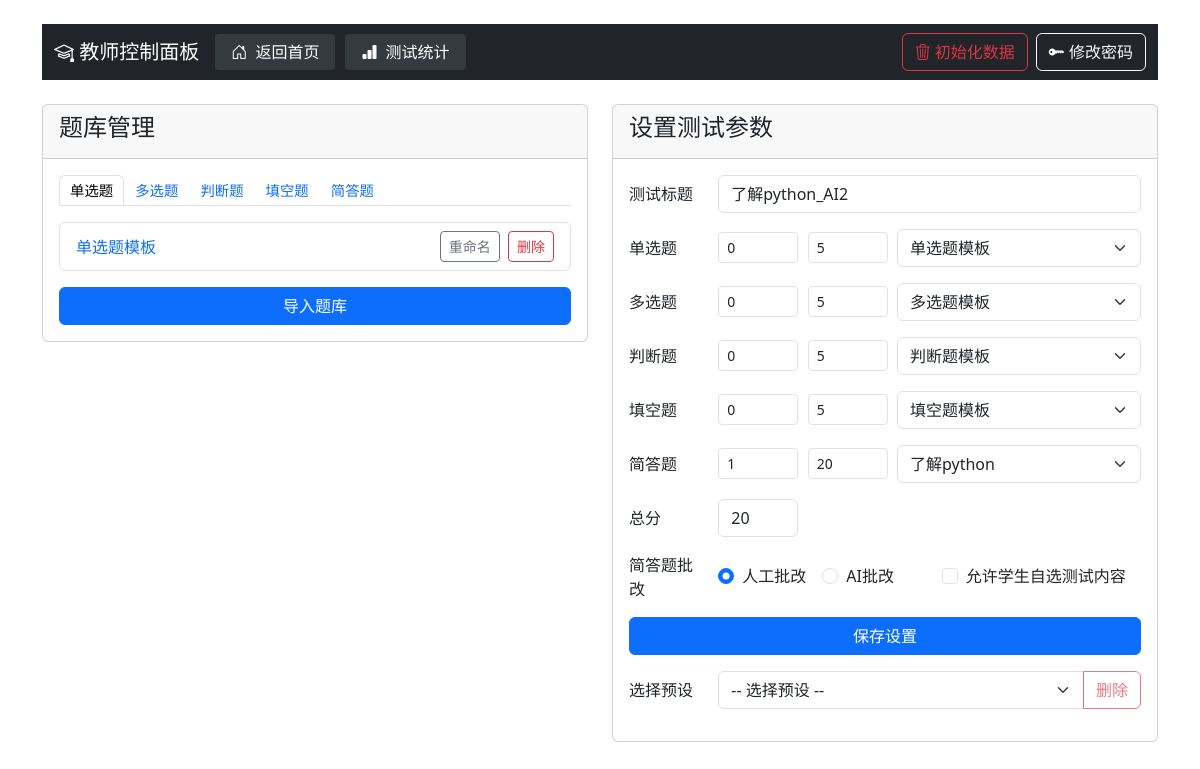
/teacher/dashboard (signed in), run on an earlier commit of the app's database.
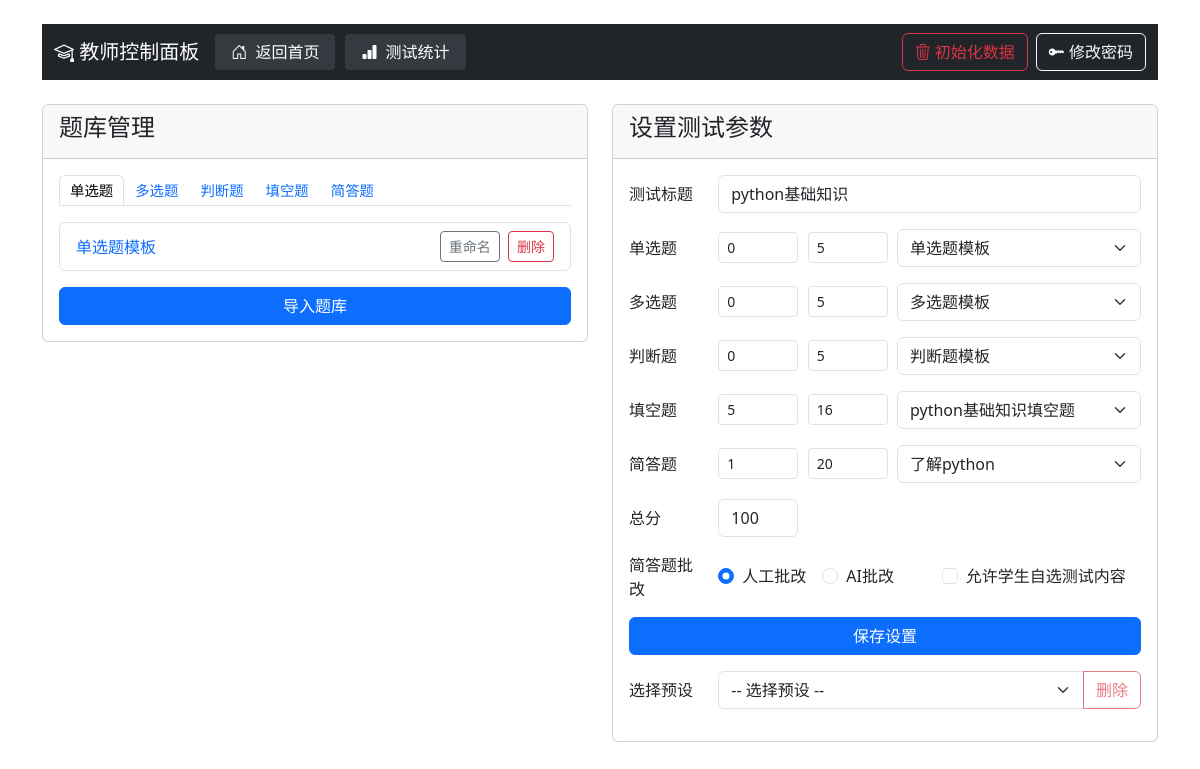
And on a later commit of the database.
### app.py (models this page shows)
class Test(db.Model):
    id = db.Column(db.Integer, primary_key=True)
    title = db.Column(db.String(200), nullable=False)
    single_choice_count = db.Column(db.Integer, default=0)
    multiple_choice_count = db.Column(db.Integer, default=0)
    true_false_count = db.Column(db.Integer, default=0)
    fill_blank_count = db.Column(db.Integer, default=0)
    short_answer_count = db.Column(db.Integer, default=0)
    single_choice_score = db.Column(db.Integer, default=0)
    multiple_choice_score = db.Column(db.Integer, default=0)
    true_false_score = db.Column(db.Integer, default=0)
    fill_blank_score = db.Column(db.Integer, default=0)
    short_answer_score = db.Column(db.Integer, default=0)
    total_score = db.Column(db.Integer, nullable=False)
    created_at = db.Column(db.DateTime, default=datetime.utcnow)
    is_active = db.Column(db.Boolean, default=True)
    single_choice_bank_id = db.Column(db.Integer)
    multiple_choice_bank_id = db.Column(db.Integer)
    true_false_bank_id = db.Column(db.Integer)
    fill_blank_bank_id = db.Column(db.Integer)
    short_answer_bank_id = db.Column(db.Integer)
    allow_student_choice = db.Column(db.Boolean, default=False)
    short_answer_grading_method = db.Column(db.String(20), default='manual')  # 'manual' 或 'ai'

### app.py (the view)
@app.route('/teacher/dashboard')
def teacher_dashboard():
    if 'role' not in session or session['role'] != 'teacher':
        return redirect(url_for('teacher_login'))
    last_test = Test.query.order_by(Test.created_at.desc()).first()
    single_choice_questions = Question.query.filter_by(question_type='single_choice').all()
    multiple_choice_questions = Question.query.filter_by(question_type='multiple_choice').all()
    true_false_questions = Question.query.filter_by(question_type='true_false').all()
    fill_blank_questions = Question.query.filter_by(question_type='fill_blank').all()
    short_answer_questions = Question.query.filter_by(question_type='short_answer').all()
    return render_template('teacher_dashboard.html',
                         last_test=last_test,
                         single_choice_questions=single_choice_questions,
                         multiple_choice_questions=multiple_choice_questions,
                         true_false_questions=true_false_questions,
                         fill_blank_questions=fill_blank_questions,
                         short_answer_questions=short_answer_questions,
                         last_import_filename=session.get('last_import_filename'),
                         last_import_filepath=session.get('last_import_filepath'))

### templates/teacher_dashboard.html (shortened to what the changed rows need)
<!DOCTYPE html>
<html lang="zh">
<head>
    <link href="{{ url_for('static', filename='bootstrap/css/bootstrap.min.css') }}" rel="stylesheet">
    <link href="{{ url_for('static', filename='bootstrap-icons/font/bootstrap-icons.css') }}" rel="stylesheet">
</head>
<body class="container mt-4">
    <div class="row mt-4">
        <div class="col-md-6">
            <div class="card">
                <div class="card-body">
                    <form id="testSettingsForm" action="{{ url_for('save_test_settings') }}" method="post">
                        <div class="mb-3">
                            <div class="row align-items-center">
                                <div class="col-md-10">
                                    <input type="text" class="form-control" id="test_title" name="test_title" value="{{ last_test.title if last_test else '2025信息技术合格考练习题' }}" required>
                                </div>
                            </div>
                        </div>
                        <div class="mb-3">
                            <div class="row align-items-center">
                                <div class="col-md-2">
                                    <input type="number" class="form-control form-control-sm" name="single_choice_count" value="{{ last_test.single_choice_count if last_test else 20 }}" min="0" placeholder="数量" style="width: 80px;">
                                </div>
                                <div class="col-md-2">
                                    <input type="number" class="form-control form-control-sm" name="single_choice_score" value="{{ last_test.single_choice_score if last_test else 4 }}" min="0" placeholder="分值" style="width: 80px;">
                                </div>
                                <div class="col-md-6">
                                    <select class="form-select" name="single_choice_bank" data-selected="{{ last_test.single_choice_bank_id if last_test else '' }}">
                                        <option value="">选择题库</option>
                                    </select>
                                </div>
                            </div>
                        </div>
                        <div class="mb-3">
                            <div class="row align-items-center">
                                <div class="col-md-2">
                                    <input type="number" class="form-control form-control-sm" name="multiple_choice_count" value="{{ last_test.multiple_choice_count if last_test else 1 }}" min="0" placeholder="数量" style="width: 80px;">
                                </div>
                                <div class="col-md-2">
                                    <input type="number" class="form-control form-control-sm" name="multiple_choice_score" value="{{ last_test.multiple_choice_score if last_test else 5 }}" min="0" placeholder="分值" style="width: 80px;">
                                </div>
                                <div class="col-md-6">
                                    <select class="form-select" name="multiple_choice_bank" data-selected="{{ last_test.multiple_choice_bank_id if last_test else '' }}">
                                        <option value="">选择题库</option>
                                    </select>
                                </div>
                            </div>
                        </div>
                        <div class="mb-3">
                            <div class="row align-items-center">
                                <div class="col-md-2">
                                    <input type="number" class="form-control form-control-sm" name="true_false_count" value="{{ last_test.true_false_count if last_test else 2 }}" min="0" placeholder="数量" style="width: 80px;">
                                </div>
                                <div class="col-md-2">
                                    <input type="number" class="form-control form-control-sm" name="true_false_score" value="{{ last_test.true_false_score if last_test else 3 }}" min="0" placeholder="分值" style="width: 80px;">
                                </div>
                                <div class="col-md-6">
                                    <select class="form-select" name="true_false_bank" data-selected="{{ last_test.true_false_bank_id if last_test else '' }}">
                                        <option value="">选择题库</option>
                                    </select>
                                </div>
                            </div>
                        </div>
                        <div class="mb-3">
                            <div class="row align-items-center">
                                <div class="col-md-2">
                                    <input type="number" class="form-control form-control-sm" name="fill_blank_count" value="{{ last_test.fill_blank_count if last_test else 1 }}" min="0" placeholder="数量" style="width: 80px;">
                                </div>
                                <div class="col-md-2">
                                    <input type="number" class="form-control form-control-sm" name="fill_blank_score" value="{{ last_test.fill_blank_score if last_test else 9 }}" min="0" placeholder="分值" style="width: 80px;">
                                </div>
                                <div class="col-md-6">
                                    <select class="form-select" name="fill_blank_bank" data-selected="{{ last_test.fill_blank_bank_id if last_test else '' }}">
                                        <option value="">选择题库</option>
                                    </select>
                                </div>
                            </div>
                        </div>
                        <div class="mb-3">
                            <div class="row align-items-center">
                                <div class="col-md-2">
                                    <input type="number" class="form-control form-control-sm" name="short_answer_count" value="{{ last_test.short_answer_count if last_test else 0 }}" min="0" placeholder="数量" style="width: 80px;">
                                </div>
                                <div class="col-md-2">
                                    <input type="number" class="form-control form-control-sm" name="short_answer_score" value="{{ last_test.short_answer_score if last_test else 0 }}" min="0" placeholder="分值" style="width: 80px;">
                                </div>
                                <div class="col-md-6">
                                    <select class="form-select" name="short_answer_bank" data-selected="{{ last_test.short_answer_bank_id if last_test else '' }}">
                                        <option value="">选择题库</option>
                                    </select>
                                </div>
                            </div>
                        </div>
                        <div class="mb-3">
                            <div class="row align-items-center">
                                <div class="col-md-2">
                                    <input type="number" class="form-control" id="total_score" name="total_score" value="{{ last_test.total_score if last_test else 100 }}" readonly style="width: 80px;">
                                </div>
                            </div>
                        </div>
                        <div class="mb-3" id="aiGradingSection">
                            <div class="row align-items-center">
                                <div class="col-md-5">
                                    <div class="form-check">
                                        <input class="form-check-input" type="checkbox" id="allow_student_choice" name="allow_student_choice" value="false" {% if last_test and last_test.allow_student_choice %}checked{% endif %}>
                                        <label class="form-check-label" for="allow_student_choice">
                                            允许学生自选测试内容
                                        </label>
                                    </div>
                                </div>
                            </div>
                        </div>
                    </form>
                </div>
            </div>
        </div>
    </div>
</body>
</html>

What changed in the data, as far as the page shows it:
no longer on this page (row edited): Test: test_title "了解python_AI2", single_choice_count "0", single_choice_score "5", single_choice_bank "单选题模板", multiple_choice_count "0", multiple_choice_score "5", multiple_choice_bank "多选题模板", true_false_count "0", true_false_score "5", true_false_bank "判断题模板", fill_blank_count "0", fill_blank_score "5", fill_blank_bank "填空题模板", short_answer_count "1", short_answer_score "20", short_answer_bank "了解python", total_score "20"
added Test: test_title "python基础知识", single_choice_count "0", single_choice_score "5", single_choice_bank "单选题模板", multiple_choice_count "0", multiple_choice_score "5", multiple_choice_bank "多选题模板", true_false_count "0", true_false_score "5", true_false_bank "判断题模板", fill_blank_count "5", fill_blank_score "16", fill_blank_bank "python基础知识填空题", short_answer_count "1", short_answer_score "20", short_answer_bank "了解python", total_score "100"
